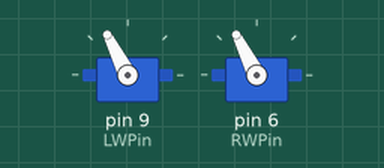
Recording of a sketch running on a simulated Arduino Uno, built with avr-gcc and run on an emulated ATmega328P. Parts: 2 × servo.

Above: at 0.05 s.
At 2.65 s:
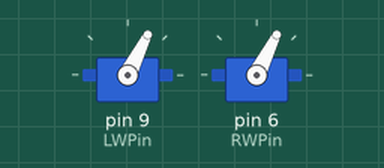
At 5.25 s:
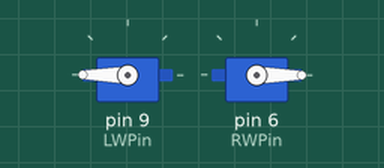
At 10.5 s:
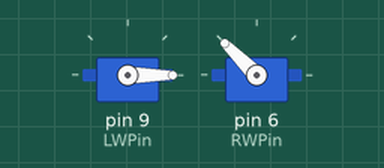
Timing chart, 0 to 13.7 s (numbered marks = the images above):
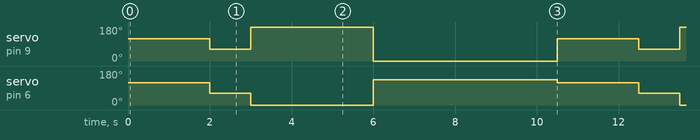

Measured:
- by itself, servo on pin 9 (LWPin): repeats every 10.5 s: 180° 3.0 s, 0° 4.5 s, 117° 2.0 s, 63° 1.0 s
- by itself, servo on pin 6 (RWPin): repeats every 10.5 s: 0° 3.0 s, 135° 4.5 s, 117° 2.0 s, 63° 1.0 s

The sketch:

MotorController.ino
```cpp
// This code is based on a program called "Sweep"
// by BARRAGAN <http://barraganstudio.com>
// (which is an example placed in the public domain found under the example menu of the Arduino IDE)
// and we also utilize the Servo.h Library

//Creative commons license for my modifications
//
//I created additional functions created for handling continuous-rotation-servos as motors
//Forward, Backward, Stop, Stop, and attachServo
//by Gregory Kielian  < www.kielian.net >
//Special thanks to Chris Newton for his mentoring and help debugging the first drafts


#include <Servo.h>

Servo LeftWheel;  // create servo object to control a servo
Servo RightWheel;  // create servo object to control a servo

// Note: a maximum of eight servo objects can be created

int LWPin = 9; //set the pin number for your left servo-motors (just change the number if not pin 9)
int RWPin = 6; //right-wheel control pin


void setup()
{
  LeftWheel.attach( LWPin );  //  Connects LeftWheel to the pin LWPin
  RightWheel.attach( RWPin );  // Connects another wheel to be controlled by the pin RWPin

}


void loop()
{
     Rotate(30); // rotate at 30% power
     delay(2000); // keep on doing this for 2 seconds or 2000 milliseconds


     Rotate(-30); // Rotate the other way
     delay(1000); // for 1 second


     Forward(100); // Full steam ahead!
     delay(3000); // for 3 seconds


     Backward(50); // 50% power backwards
     delay(500); // for half-a-second


     Stop(); // stop the wheels
     delay(4000); // for 4 seconds
}


void Forward(int speed)
{
    attachServos(); //in case we disconnected them

    speed = (int) (speed/100.0*90.0 + 90) ;  // translates it to servo-speak (servo input is from 0-180)
    LeftWheel.write(speed);
    RightWheel.write(-speed); // Right wheel is backwards
}


void Backward (int speed)
{
    attachServos(); //in case we disconnected them

    speed = (int) (speed/100.0*90.0 + 90) ;  // translates it to servo-speak (servo input is from 0-180)
    LeftWheel.write(-speed);
    RightWheel.write(speed); // Right wheel is backwards
}


void Rotate (int speed)
{
    attachServos(); //in case we disconnected them

    speed = (int) (speed/100.0*90.0 + 90) ;  // translates it to servo-speak (servo input is from 0-180)
    LeftWheel.write(speed);
    RightWheel.write(speed); // Right wheel is backwards
}


void Stop()
{
  LeftWheel.detach();
  RightWheel.detach();
}


void attachServos()
{
   LeftWheel.attach(LWPin);
   RightWheel.attach(RWPin);

}
```
